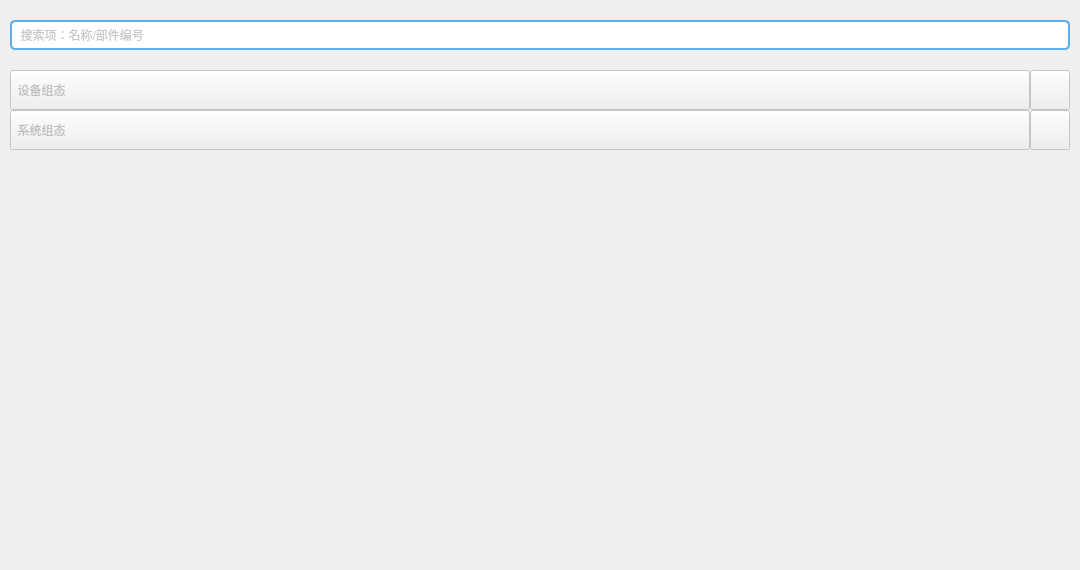
              <widget class="QWidget" name="page_8_0">
               <property name="sizePolicy">
                <sizepolicy hsizetype="Expanding" vsizetype="Expanding">
                 <horstretch>0</horstretch>
                 <verstretch>0</verstretch>
                </sizepolicy>
               </property>
               <property name="minimumSize">
                <size>
                 <width>1080</width>
                 <height>560</height>
                </size>
               </property>
               <layout class="QVBoxLayout" name="verticalLayout_2">
                <property name="spacing">
                 <number>20</number>
                </property>
                <property name="leftMargin">
                 <number>10</number>
                </property>
                <property name="topMargin">
                 <number>20</number>
                </property>
                <property name="rightMargin">
                 <number>10</number>
                </property>
                <property name="bottomMargin">
                 <number>0</number>
                </property>
                <item>
                 <widget class="QLineEdit" name="lineEdit_9_sourch">
                  <property name="minimumSize">
                   <size>
                    <width>0</width>
                    <height>30</height>
                   </size>
                  </property>
                  <property name="maximumSize">
                   <size>
                    <width>16777215</width>
                    <height>30</height>
                   </size>
                  </property>
                  <property name="tabletTracking">
                   <bool>true</bool>
                  </property>
                  <property name="styleSheet">
                   <string notr="true">QLineEdit
{
color :rgba(120, 120, 120,0.8);
border: 2px solid #5DAFE6;
border-radius:5px;
}</string>
                  </property>
                  <property name="text">
                   <string/>
                  </property>
                  <property name="echoMode">
                   <enum>QLineEdit::Normal</enum>
                  </property>
                  <property name="cursorPosition">
                   <number>0</number>
                  </property>
                  <property name="dragEnabled">
                   <bool>true</bool>
                  </property>
                  <property name="readOnly">
                   <bool>false</bool>
                  </property>
                  <property name="placeholderText">
                   <string>  搜索项：名称/部件编号</string>
                  </property>
                  <property name="cursorMoveStyle">
                   <enum>Qt::VisualMoveStyle</enum>
                  </property>
                  <property name="clearButtonEnabled">
                   <bool>true</bool>
                  </property>
                 </widget>
                </item>
                <item>
                 <widget class="QWidget" name="widget_7" native="true">
                  <property name="sizePolicy">
                   <sizepolicy hsizetype="Expanding" vsizetype="Expanding">
                    <horstretch>0</horstretch>
                    <verstretch>0</verstretch>
                   </sizepolicy>
                  </property>
                  <property name="minimumSize">
                   <size>
                    <width>1060</width>
                    <height>500</height>
                   </size>
                  </property>
                  <property name="maximumSize">
                   <size>
                    <width>16777215</width>
                    <height>16777215</height>
                   </size>
                  </property>
                  <property name="styleSheet">
                   <string notr="true"/>
                  </property>
                  <layout class="QGridLayout" name="gridLayout_10">
                   <property name="leftMargin">
                    <number>0</number>
                   </property>
                   <property name="topMargin">
                    <number>0</number>
                   </property>
                   <property name="rightMargin">
                    <number>0</number>
                   </property>
                   <property name="bottomMargin">
                    <number>0</number>
                   </property>
                   <property name="spacing">
                    <number>0</number>
                   </property>
                   <item row="1" column="0">
                    <widget class="QPushButton" name="pushButton_8_2">
                     <property name="enabled">
                      <bool>false</bool>
                     </property>
                     <property name="sizePolicy">
                      <sizepolicy hsizetype="Expanding" vsizetype="Maximum">
                       <horstretch>0</horstretch>
                       <verstretch>0</verstretch>
                      </sizepolicy>
                     </property>
                     <property name="minimumSize">
                      <size>
                       <width>1000</width>
                       <height>40</height>
                      </size>
                     </property>
                     <property name="maximumSize">
                      <size>
                       <width>16777215</width>
                       <height>40</height>
                      </size>
                     </property>
                     <property name="styleSheet">
                      <string notr="true">QPushButton
{
text-align:left
}</string>
                     </property>
                     <property name="text">
                      <string>  系统组态</string>
                     </property>
                     <property name="icon">
                      <iconset resource="icon.qrc">
                       <normaloff>:/new/prefix_icon/icon/sysdemo.png</normaloff>:/new/prefix_icon/icon/sysdemo.png</iconset>
                     </property>
                     <property name="iconSize">
                      <size>
                       <width>28</width>
                       <height>28</height>
                      </size>
                     </property>
                    </widget>
                   </item>
                   <item row="0" column="0">
                    <widget class="QPushButton" name="pushButton_8_1">
                     <property name="enabled">
                      <bool>false</bool>
                     </property>
                     <property name="sizePolicy">
                      <sizepolicy hsizetype="Expanding" vsizetype="Maximum">
                       <horstretch>0</horstretch>
                       <verstretch>0</verstretch>
                      </sizepolicy>
                     </property>
                     <property name="minimumSize">
                      <size>
                       <width>1000</width>
                       <height>40</height>
                      </size>
                     </property>
                     <property name="maximumSize">
                      <size>
                       <width>16777215</width>
                       <height>40</height>
                      </size>
                     </property>
                     <property name="styleSheet">
                      <string notr="true">QPushButton
{
text-align:left
}</string>
                     </property>
                     <property name="text">
                      <string>  设备组态</string>
                     </property>
                     <property name="icon">
                      <iconset resource="icon.qrc">
                       <normaloff>:/new/prefix_icon/icon/sysdemo.png</normaloff>:/new/prefix_icon/icon/sysdemo.png</iconset>
                     </property>
                     <property name="iconSize">
                      <size>
                       <width>28</width>
                       <height>28</height>
                      </size>
                     </property>
                    </widget>
                   </item>
                   <item row="1" column="1">
                    <widget class="QPushButton" name="pushButton_8_4">
                     <property name="enabled">
                      <bool>false</bool>
                     </property>
                     <property name="sizePolicy">
                      <sizepolicy hsizetype="Maximum" vsizetype="Maximum">
                       <horstretch>0</horstretch>
                       <verstretch>0</verstretch>
                      </sizepolicy>
                     </property>
                     <property name="minimumSize">
                      <size>
                       <width>40</width>
                       <height>40</height>
                      </size>
                     </property>
                     <property name="maximumSize">
                      <size>
                       <width>40</width>
                       <height>40</height>
                      </size>
                     </property>
                     <property name="styleSheet">
                      <string notr="true"/>
                     </property>
                     <property name="text">
                      <string/>
                     </property>
                     <property name="icon">
                      <iconset resource="icon.qrc">
                       <normaloff>:/new/prefix_icon/icon/information.png</normaloff>:/new/prefix_icon/icon/information.png</iconset>
                     </property>
                     <property name="iconSize">
                      <size>
                       <width>36</width>
                       <height>36</height>
                      </size>
                     </property>
                    </widget>
                   </item>
                   <item row="0" column="1">
                    <widget class="QPushButton" name="pushButton_8_3">
                     <property name="enabled">
                      <bool>false</bool>
                     </property>
                     <property name="sizePolicy">
                      <sizepolicy hsizetype="Maximum" vsizetype="Maximum">
                       <horstretch>0</horstretch>
                       <verstretch>0</verstretch>
                      </sizepolicy>
                     </property>
                     <property name="minimumSize">
                      <size>
                       <width>40</width>
                       <height>40</height>
                      </size>
                     </property>
                     <property name="maximumSize">
                      <size>
                       <width>40</width>
                       <height>40</height>
                      </size>
                     </property>
                     <property name="styleSheet">
                      <string notr="true"/>
                     </property>
                     <property name="text">
                      <string/>
                     </property>
                     <property name="icon">
                      <iconset resource="icon.qrc">
                       <normaloff>:/new/prefix_icon/icon/information.png</normaloff>:/new/prefix_icon/icon/information.png</iconset>
                     </property>
                     <property name="iconSize">
                      <size>
                       <width>36</width>
                       <height>36</height>
                      </size>
                     </property>
                    </widget>
                   </item>
                   <item row="2" column="0">
                    <spacer name="verticalSpacer_4">
                     <property name="orientation">
                      <enum>Qt::Vertical</enum>
                     </property>
                     <property name="sizeHint" stdset="0">
                      <size>
                       <width>20</width>
                       <height>175</height>
                      </size>
                     </property>
                    </spacer>
                   </item>
                   <item row="2" column="1">
                    <spacer name="verticalSpacer_3">
                     <property name="orientation">
                      <enum>Qt::Vertical</enum>
                     </property>
                     <property name="sizeHint" stdset="0">
                      <size>
                       <width>20</width>
                       <height>397</height>
                      </size>
                     </property>
                    </spacer>
                   </item>
                  </layout>
                 </widget>
                </item>
               </layout>
              </widget>
